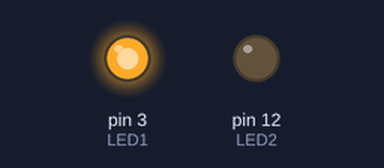
Bench run of a sketch on a simulated Arduino Uno, built with avr-gcc and run on an emulated ATmega328P. Parts: output pins drawn as LEDs (lit = HIGH).

Above: at 0.2 s.
At 1.7 s:
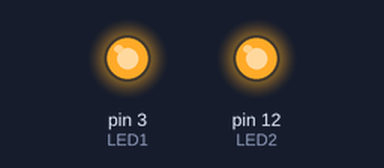
At 2.7 s:
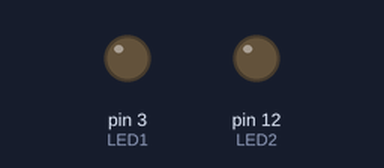
At 4.7 s:
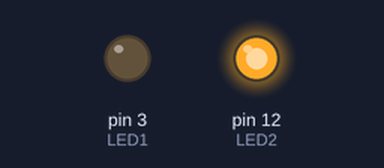
Timing chart, 0 to 5.2 s (numbered marks = the images above):
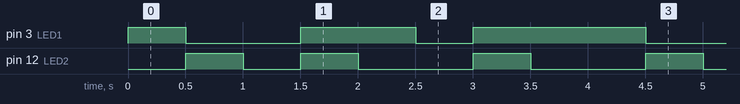

Measured:
- by itself, pin 3 (LED1): repeats every 4.0 s: LOW 1.0 s, HIGH 1.0 s, LOW 0.50 s, HIGH 1.5 s
- by itself, pin 12 (LED2): repeats every 4.0 s: LOW 0.50 s, 2 × (HIGH 0.50 s, LOW 1.0 s), HIGH 0.50 s
- by itself, everything shown: repeats every 4.0 s, in 7 steps

The sketch:

V-5.ino
```cpp
#define LED1 3
#define LED2 12

void setup()
{
  pinMode(LED1, OUTPUT);
  pinMode(LED2, OUTPUT);
}

void loop()
{
  int secuencia1[] = {1, 0, 0, 1, 1, 0, 1, 1};
  int secuencia2[] = {0, 1, 0, 1, 0, 0, 1, 0};

  int longitud = sizeof(secuencia1) / sizeof(secuencia1[0]);

  for (int i = 0; i < longitud; i++) {
    if (secuencia1[i] == 1) {
      digitalWrite(LED1, HIGH);
    } else {
      digitalWrite(LED1, LOW);
    }

    if (secuencia2[i] == 1) {
      digitalWrite(LED2, HIGH);
    } else {
      digitalWrite(LED2, LOW);
    }

    delay(500);
  }
}
```
